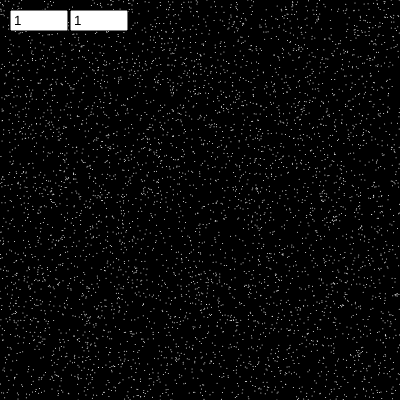
Frame 1 (no input)
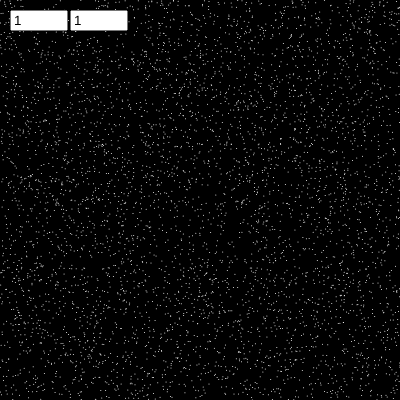
Frame 60 (no input)
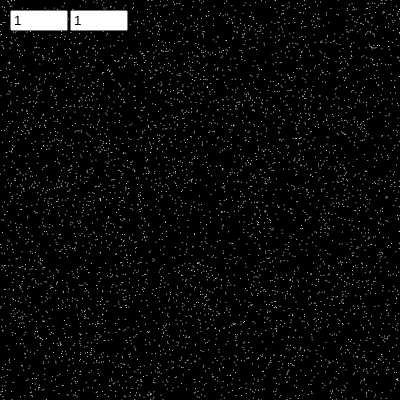
Frame 120 (the mouse pressed at the canvas centre since frame 60)

The p5.js sketch that drew these frames (run headless with seeded random() and noise() and a simulated clock; from frame 60 on, the mouse is pressed at the canvas centre):

// p5.js sketch
// ── sketch.js
let particles = [];
const NUM_PARTICLES = 5000;
let m = 1, n = 1;            // now mutable
const threshold = 0.05;

let mInput, nInput;

function setup() {
    createCanvas(400, 400);
    strokeWeight(1);
  
    // create m input
    mInput = createInput(m.toString(), 'number')
              .style('width','50px')
              .position(10, 10)        // ← place at (10,10)
              .input(updateModes);
  
    // create n input
    nInput = createInput(n.toString(), 'number')
              .style('width','50px')
              .position(70, 10)        // ← place just to the right
              .input(updateModes);
  
    // init particles …
    for (let i = 0; i < NUM_PARTICLES; i++) {
      particles.push(new Particle());
    }
  }

function updateModes() {
  // read & clamp the inputs
  const mi = parseInt(mInput.value(), 10);
  const ni = parseInt(nInput.value(), 10);

  // only overwrite if it really is a number
  if (!isNaN(mi)) m = mi;
  if (!isNaN(ni)) n = ni;

  // kick every particle so pattern reorganizes
  for (let p of particles) {
    p.velocity = p5.Vector.random2D().mult(random(2, 5));
  }
}

function draw() {
  background(0);
  for (let p of particles) {
    p.update();
    p.display();
  }
}

// your existing Particle class stays exactly the same…

function chladni(x, y) {
  return cos(n * PI * x) * cos(m * PI * y) -
         cos(m * PI * x) * cos(n * PI * y);
}

// ── particle.js
/* Minimal particle that roams a rectangular Chladni field */
class Particle {
    constructor() {
      this.position     = createVector(random(width), random(height));
      this.velocity     = p5.Vector.random2D();
      this.acceleration = createVector();
      this.maxSpeed     = 2;
      this.maxForce     = 0.1;
    }
  
    /* wrap around canvas edges */
    edges() {
      if (this.position.x > width)  this.position.x = 0;
      if (this.position.x < 0)      this.position.x = width;
      if (this.position.y > height) this.position.y = 0;
      if (this.position.y < 0)      this.position.y = height;
    }
  
    /* steer according to Chladni field value */
    seek() {
      const x  = map(this.position.x, 0, width,  -1, 1);
      const y  = map(this.position.y, 0, height, -1, 1);
      const val = chladni(x, y);
  
      let target = this.position.copy();
      if (abs(val) > threshold) {
        target.x += random(-3, 3);
        target.y += random(-3, 3);
      }
  
      const desired  = p5.Vector.sub(target, this.position).setMag(this.maxSpeed);
      const steering = p5.Vector.sub(desired, this.velocity).limit(this.maxForce);

      // add this line for perpetual jitter
      steering.add(p5.Vector.random2D().mult(0.2));
      return steering;
    }
  
    update() {
      this.acceleration.add(this.seek());
      this.velocity.add(this.acceleration).limit(this.maxSpeed);
      this.position.add(this.velocity);
      this.acceleration.mult(0);
      this.edges();
    }
  
    display() {
      stroke(255);
      point(this.position.x, this.position.y);
    }
  }
  
// ── style.css
html, body {
    margin: 0;
    padding: 0;
    width: 100vw;
    height: 100vh;
    display: flex;
    justify-content: center;  /* horizontal centering */
    align-items: center;      /* vertical centering */
    overflow: hidden;
  }
  
  canvas {
    display: block;           /* remove inline-block whitespace */
  }
  
